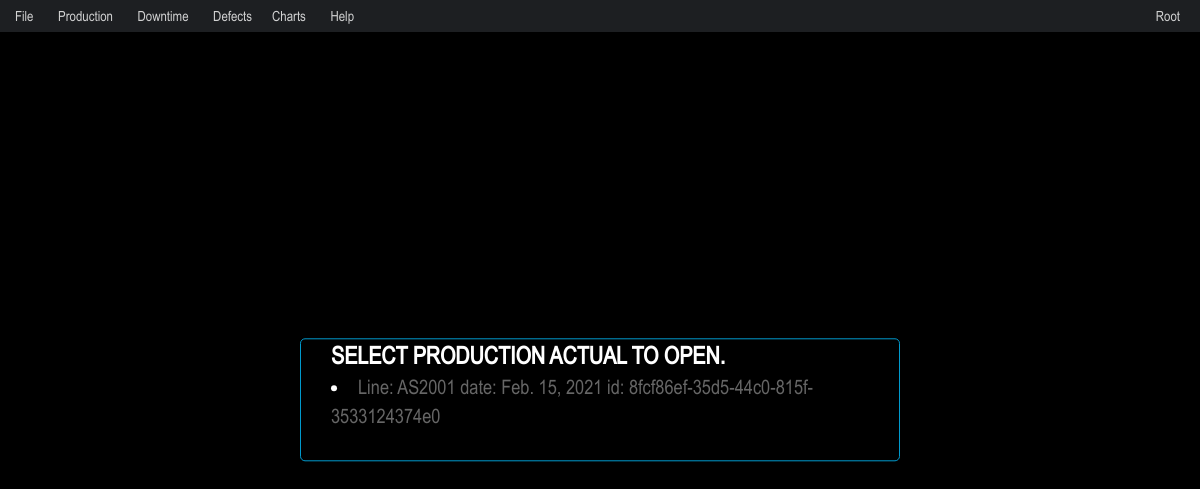
/ProductionActual/open/ (signed in), run on an earlier commit of the app's database.
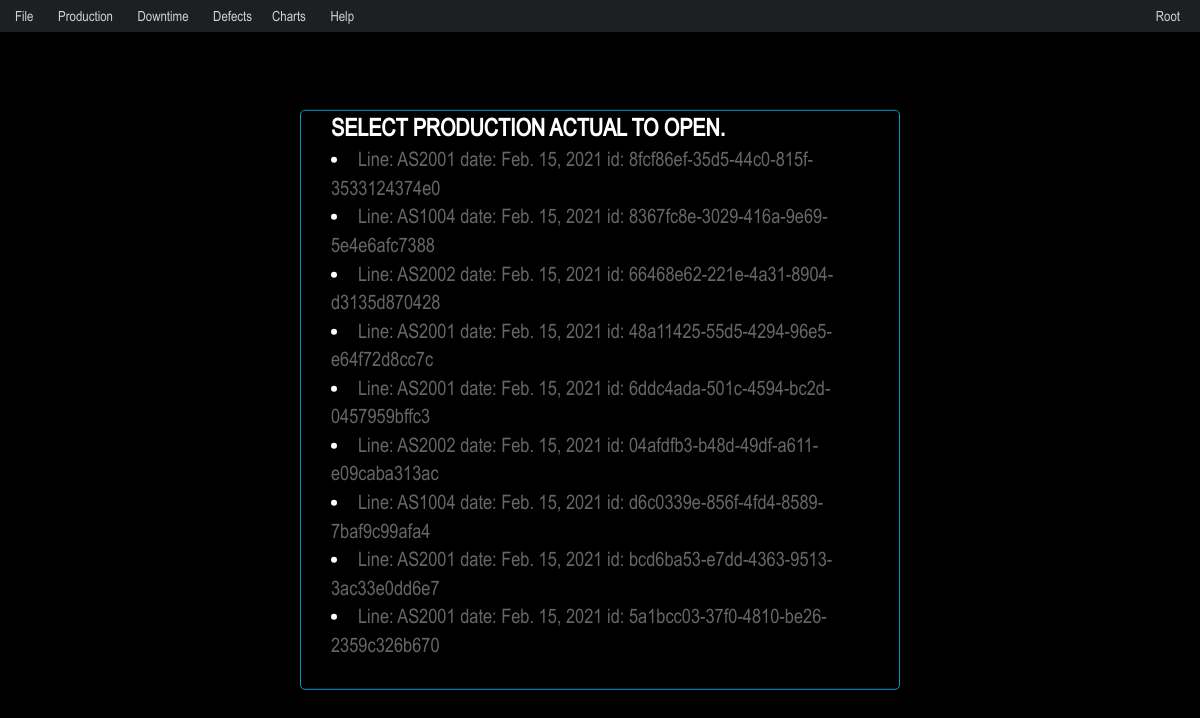
And on a later commit of the database.
### productionactual/models.py (models this page shows, shortened)
class ProductionActual(models.Model):
    id = models.UUIDField(primary_key=True, default=uuid.uuid4, help_text="Unique ID for this particular ProductionActual")
    pa_date = models.DateField('production actual date')
    assembly_line_number = models.ForeignKey(AssemblyLine, on_delete=models.CASCADE)
    shift = models.ForeignKey(Shift, on_delete=models.CASCADE)
    user = models.ForeignKey(User, on_delete=models.CASCADE)

class AssemblyLine(models.Model):
    department = models.ForeignKey(Department, on_delete=models.CASCADE)
    line_name = models.CharField(max_length=6)
    def __str__(self):
        return self.line_name

### productionactual/views.py (the view)
# urls.py: path('open/', views.OpenProductionActualView.as_view(), name='OpenProductionActual'),
class OpenProductionActualView(generic.ListView):
    template_name = 'openproductionactual.html'
    context_object_name = 'latest_pa_list'
    def get_queryset(self):
        return ProductionActual.objects.filter(pa_date__lte=timezone.now()).order_by('-pa_date')[:50]

### templates/openproductionactual.html (shortened to what this page needs)
{% extends 'smenu.html' %}
{% block content %}
{% if user.is_authenticated %}
<div class="modal-content">
    <div>
        <h3 class="modal-title">Select Production Actual to open.</h3>
        {% for ProductionActual in latest_pa_list %}
        <li><a href="{% url 'ProductionActual' ProductionActual.id %}"> Line: {{ ProductionActual.assembly_line_number }} date: {{ ProductionActual.pa_date }} id: {{ ProductionActual.id }}</a></li>
    {% endfor %}
    </div>
</div>
{% endif %}
{% endblock %}

### templates/smenu.html (shortened to what this page needs)
{% extends 'base.html' %}
{% block menu %}
{% if user.is_authenticated %}
<ul id="smenu" class="smenu active">
<li>
    <a>File</a>
  </li>
  <li>
      <a>Production</a>
  </li>
  <li>
      <a>Downtime</a>
  </li>
  <li>
      <a>Defects</a>
  <li>
      <a>Charts</a>
  </li>
  <li>
      <a>Help</a>
  </li>
  <li class="menu-float-right">
      <a>{{ user.username }}</a>
  </li>
</ul>
{% endif %}
{% endblock %}

### templates/base.html (shortened to what this page needs)
<!DOCTYPE html>
<html>
<head>
    {% load static %}
  <link rel="stylesheet" href="{% static 'productionactual/bootstrap.min.css' %}">
  <link rel="stylesheet" type="text/css" href="{% static 'productionactual/style.css' %}">
</head>
<body>
  <main>
    {% block menu %}
    {% endblock %}
    {% block content %}
    {% endblock %}
  </main>
</body>
</html>

### productionactual/static/productionactual/style.css (style rules this page uses)
:root { --accent-color:#09c; --accent-light-color:#00a3da }
* { -webkit-tap-highlight-color:rgba(0,0,0,0); -webkit-user-drag:none; -moz-user-drag:none; -webkit-box-sizing:border-box; -moz-box-sizing:border-box; box-sizing:border-box; -ms-touch-action:manipulation; touch-action:manipulation; vertical-align:top; font-weight:400; outline:none }
body,html { margin:0; padding:0; height:100%; width:100%; color:#fff; font-size:20px; background-color:#000; font-family:Arial Narrow; }
h1,h2,h3,h4,h5,h1.login-title { text-transform:uppercase; font-weight:700; margin:0 }
a { color: #666; }
.menu-float-right { float: right; margin-right: 10px; }
.modal-content { padding:0 30px 30px 30px; max-width: 90%; max-height: 90%; overflow:auto; background-color: #fefefe; border: 1px solid #09c; border-radius:5px; background-color: rgb(0, 0, 0); position:absolute; top: 50%; left: 50%; -ms-transform: translate(-50%, -50%); transform: translate(-50%, -50%); }
#smenu { padding-left: 5px; background-color: #1d1f22; height: 32px }
ol, ul { list-style: none; list-style-image: none }
.smenu { display: block; z-index: 99 }
.smenu, .smenu li { position: relative }
.smenu li { display: inline-block }
.smenu a, .overflow-smenu a { height: 32px; line-height: 32px; display: block; cursor: pointer; padding: 0 10px; color: hsla(0, 0%, 100%, .8); font-size: 14px; text-decoration: none; text-transform: capitalize; }

What changed in the data, as far as the page shows it:
added ProductionActual: assembly_line_number "AS1004", pa_date "Feb. 15, 2021", id "8367fc8e-3029-416a-9e69-5e4e6afc7388"
added ProductionActual: assembly_line_number "AS2002", pa_date "Feb. 15, 2021", id "66468e62-221e-4a31-8904-d3135d870428"
added ProductionActual: assembly_line_number "AS2001", pa_date "Feb. 15, 2021", id "48a11425-55d5-4294-96e5-e64f72d8cc7c"
added ProductionActual: assembly_line_number "AS2001", pa_date "Feb. 15, 2021", id "6ddc4ada-501c-4594-bc2d-0457959bffc3"
added ProductionActual: assembly_line_number "AS2002", pa_date "Feb. 15, 2021", id "04afdfb3-b48d-49df-a611-e09caba313ac"
added ProductionActual: assembly_line_number "AS1004", pa_date "Feb. 15, 2021", id "d6c0339e-856f-4fd4-8589-7baf9c99afa4"
added ProductionActual: assembly_line_number "AS2001", pa_date "Feb. 15, 2021", id "bcd6ba53-e7dd-4363-9513-3ac33e0dd6e7"
added ProductionActual: assembly_line_number "AS2001", pa_date "Feb. 15, 2021", id "5a1bcc03-37f0-4810-be26-2359c326b670"
